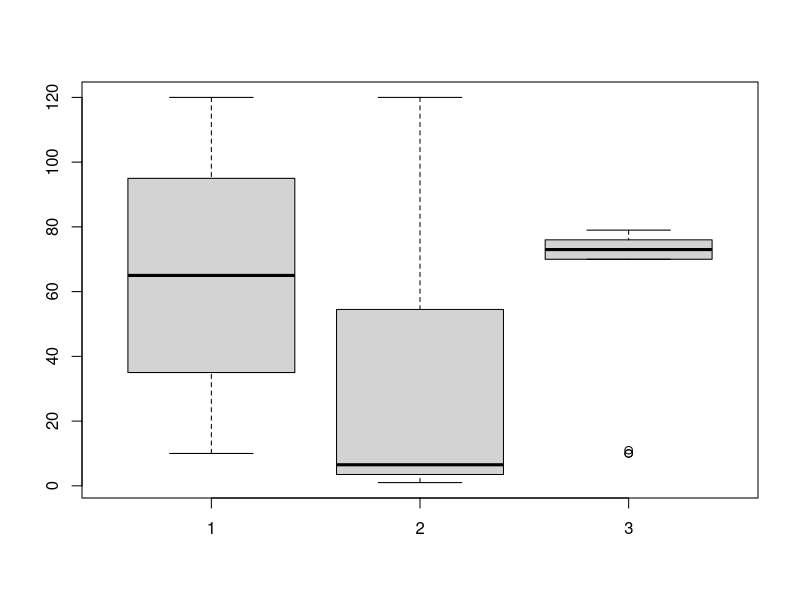
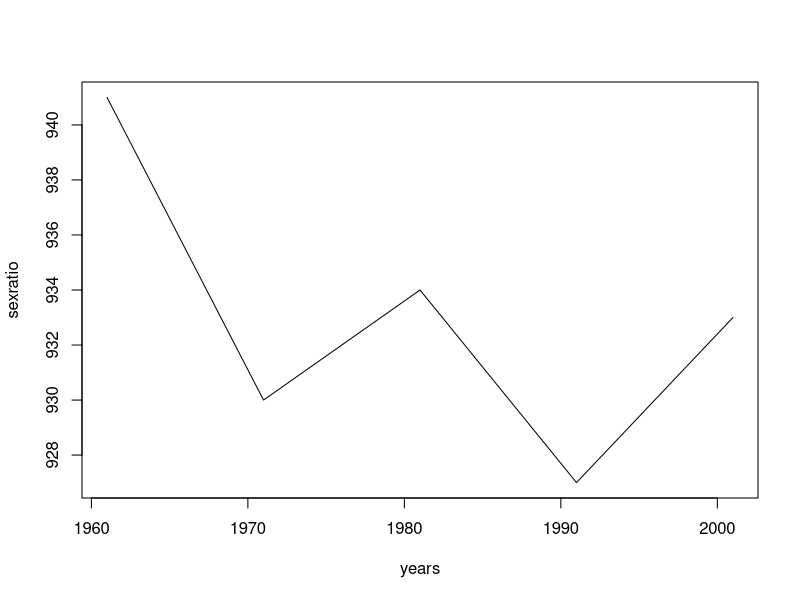

Here is the R script that generated these plots, in order:
# R - Practice
#ST33062P
#Question - 1 ----
gender <- c('M','M','F','F','M','M','M','F','M','F','F','M','F','M','F')
systolic <- c(139,125,142,99,101,136,145,100,169,130,125,89,150,152,142)
diastolic <- c(82,85,91,100,104,88,97,70,107,92,95,88,61,78,99)
df1 <- data.frame(gender,systolic,diastolic)
df1
mean(df1$systolic[which(df1$gender=='M')]) #average of systolic blood pressure for males
mean(df1$diastolic[which(df1$gender=='M')])#average of diastolic blood pressure for males
mean(df1$systolic[which(df1$gender=='F')])#average of systolic blood pressure for females
mean(df1$diastolic[which(df1$gender=='F')])#average of diastolic blood pressure for females

length(which(df1$systolic > 140 & df1$gender == 'M')) #males with systolic BP > 140

mean(df1$systolic[which(df1$diastolic > 140)]) #average of systolic BP where diastolic BP > 140

#Question - 2 ----
ds1 <- c(10,20,30,40,50,60,70,80,90,100,110,120)
ds2 <- c(1,2,3,4,5,6,7,8,9,100,110,120)
ds3 <- c(10,10,11,70,71,72,73,74,75,76,77,78,79)
boxplot(ds1,ds2,ds3)

#Question - 3 ----

years <- c(1961,1971,1981,1991,2001)
sexratio <- c(941,930,934,927,933)
plot(years,sexratio,type='l')
